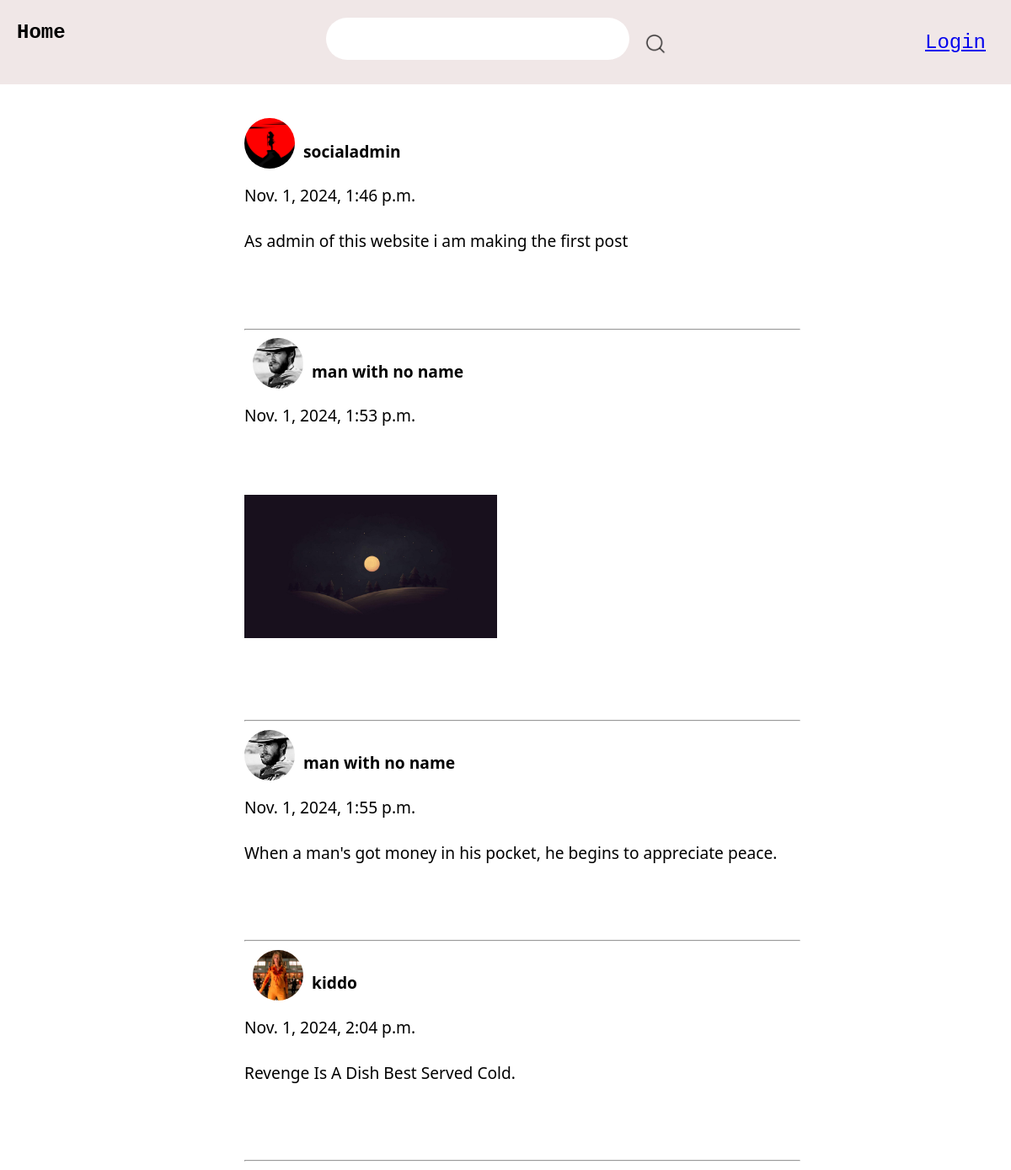
The page / on the database its author committed.
### app/models.py (models this page shows, shortened)
class Post(models.Model):
    user=models.ForeignKey(User,on_delete=models.CASCADE)
    content=models.CharField(max_length=280,blank=True)
    image=models.ImageField(upload_to="image",null=True,blank=True)
    created_at=models.DateTimeField(auto_now_add=True)
    updated_at=models.DateTimeField(auto_now=True)
    likes=models.ManyToManyField(User,related_name='liked_posts',blank=True)
    retweet=models.ManyToManyField(User,related_name='retweetd_posts',blank=True)

class Profile(models.Model):
    user=models.OneToOneField(User,on_delete=models.CASCADE,related_name="profile")
    user_image=models.ImageField(upload_to="profile_image",null=True,blank=True)
    created_at=models.DateField(auto_now_add=True)
    bio=models.CharField(max_length=100,blank=True)
    followers=models.ManyToManyField('self',symmetrical=False,related_name="following",blank=True)

### app/views.py (the view)
# urls.py: path('',home,name="home"),
def home(request):
    posts=Post.objects.all()
    context={
    'posts':posts,
    'username': request.user.username,
    }
    return render(request,'home.html',context)

### templates/home.html (shortened to what this page needs)
<!DOCTYPE html>
<html lang="en">
<head>
    {%load static%}
    <link rel="stylesheet" type="text/css" href="{% static 'css/style.css' %}">
</head>
<body>
    <div class="header-section">
        <div class="header-container">
            <a href="{% url 'home' %}" id="anchor-tag"><h3 id="h-text">Home</h3></a>
            <form action="{% url 'profiledisplay' %}" method="GET" >
                <div class="search-section">
                    <input type="text" name="search" id="search-btn">
                    <button type="submit" name="srh-btn"><img src="{% static 'images/magnifying-glass.png' %}" width="30" height=""> </button>
                </div>
            </form>
            <div class="user-profile">
                <div >
                    {% if request.user.is_authenticated and request.user.username %}
                    {%if request.user.profile.user_image %}
                     <a href="{% url 'profiles' request.user.username %}">
                        <img id="alt-img-profile" src="{{request.user.profile.user_image.url}}" alt="">
                     </a>
                     {%else%}
                     <a href="{% url 'profiles' request.user.username %}">
                        <img id="alt-img-profile" src="{% static 'images/oip.jpg' %}">
                     </a>
                     {%endif%}
                    {% else %}
                   <a href="{% url 'login' %}">Login</a>
                    {% endif %}
                </div>
            </div>
        </div>
    </div>
    <div class="main-section">
        <div class="main-container">
            <div class="main-content">
            {% for post in posts%}
            <div class="user-info">
                {% if post.user.profile.user_image %}
            <a href="{% url 'profiles' post.user.username %}">
            <img id="post-user-pic" src="{{ post.user.profile.user_image.url }}"  alt="{% static 'images/oip.jpg' %}"></a>
            {%else%}
            <a href="{% url 'profiles' post.user.username %}">
            <img id="alt-img" src="{% static 'images/oip.jpg' %}" ></a>
            {%endif%}
            <h4>{{post.user}}</h4>
             </div>
            {{post.created_at}}
            <br><br>
            <a  href="{% url 'post_details' post.id %}" id="anchor-tag">
            {{post.content}}<br><br>
            {% if post.image %}
            <img src="{{ post.image.url }}" width="300" height="170" alt="Image"><br><br></a>
            {%endif%}
            <br><br>
            <hr>
            {%endfor%}
        </div>
        </div>
    </div>
</body>
</html>

### static/css/style.css (style rules this page uses)
body { background-color: rgb(255, 255, 255); margin:0; padding:0; box-sizing: border-box; }
.header-section { background-color: rgb(240, 231, 231); height:100px; width: 100%; position: relative; top:0px; }
.header-container { display: flex; align-items: center; justify-content: space-between; max-width: 1200px; margin: 0 auto; padding: 0 20px; background-color: transparent; height:70px; padding-top: 10px; }
#h-text { font-size: 24px; margin-right: 10px; font-family: monospace; margin-top: 10px; }
.search-section { display: flex; align-items: center; height:40px; }
#search-btn { padding: 5px; font-size: 16px; margin-top:1px; margin-right: 10px; height:40px; width:350px; border-radius:25px; border: none; }
button[type="submit"] { background-color: transparent; border: none; cursor: pointer; margin-top:16px; height:40px; border-radius: 19px; }
.user-profile { font-size: 24px; margin-right: 10px; font-family: monospace; margin-top: 10px; }
.main-section { width: 100%; margin-top:10px; background-color: rgb(255, 255, 255); }
#post-user-pic { border-radius: 50%; height:60px; width:60px; object-fit: cover; }
#anchor-tag { text-decoration: none; color: inherit; }
.user-info { display: flex; gap: 10px; }
.main-container { background-color: rgb(255, 255, 255); margin-left:250px; margin-right: 250px; box-sizing: border-box; }
.main-content { padding-left:40px; padding-top:30px; font-size: larger; font-family: 'Segoe UI', Arial; box-sizing: border-box; }
body { background-color: rgb(255, 255, 255); }
input[type="text"] { background-color: white; border: 1px solid #fffcfc; }

### rows shown on the page
Post: user.profile.user_image (picture), user "socialadmin", created_at "Nov. 1, 2024, 1:46 p.m.", content "As admin of this website i am making the first post"
Post: user.profile.user_image (picture), user "man with no name", created_at "Nov. 1, 2024, 1:53 p.m.", image (picture)
Post: user.profile.user_image (picture), user "man with no name", created_at "Nov. 1, 2024, 1:55 p.m.", content "When a man's got money in his pocket, he begins to appreciate peace."
Post: user.profile.user_image (picture), user "kiddo", created_at "Nov. 1, 2024, 2:04 p.m.", content "Revenge Is A Dish Best Served Cold."
